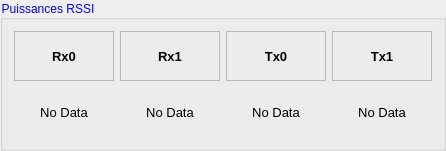
           <widget class="QGroupBox" name="PuissancesRSSI">
            <property name="styleSheet">
             <string notr="true">QGroupBox::title {
    color: blue;
}</string>
            </property>
            <property name="title">
             <string>Puissances RSSI</string>
            </property>
            <layout class="QVBoxLayout" name="verticalLayout_7">
             <item>
              <layout class="QGridLayout" name="gridLayout_19">
               <item row="1" column="1">
                <widget class="QLabel" name="RSSI_Rx1_output">
                 <property name="minimumSize">
                  <size>
                   <width>100</width>
                   <height>50</height>
                  </size>
                 </property>
                 <property name="font">
                  <font>
                   <pointsize>10</pointsize>
                  </font>
                 </property>
                 <property name="text">
                  <string>No Data</string>
                 </property>
                 <property name="alignment">
                  <set>Qt::AlignCenter</set>
                 </property>
                </widget>
               </item>
               <item row="1" column="3">
                <widget class="QLabel" name="RSSI_Tx1_output">
                 <property name="minimumSize">
                  <size>
                   <width>100</width>
                   <height>50</height>
                  </size>
                 </property>
                 <property name="font">
                  <font>
                   <pointsize>10</pointsize>
                  </font>
                 </property>
                 <property name="text">
                  <string>No Data</string>
                 </property>
                 <property name="alignment">
                  <set>Qt::AlignCenter</set>
                 </property>
                </widget>
               </item>
               <item row="1" column="0">
                <widget class="QLabel" name="RSSI_Rx0_output">
                 <property name="minimumSize">
                  <size>
                   <width>100</width>
                   <height>50</height>
                  </size>
                 </property>
                 <property name="font">
                  <font>
                   <pointsize>10</pointsize>
                  </font>
                 </property>
                 <property name="text">
                  <string>No Data</string>
                 </property>
                 <property name="alignment">
                  <set>Qt::AlignCenter</set>
                 </property>
                </widget>
               </item>
               <item row="1" column="2">
                <widget class="QLabel" name="RSSI_Tx0_output">
                 <property name="minimumSize">
                  <size>
                   <width>100</width>
                   <height>50</height>
                  </size>
                 </property>
                 <property name="font">
                  <font>
                   <pointsize>10</pointsize>
                  </font>
                 </property>
                 <property name="text">
                  <string>No Data</string>
                 </property>
                 <property name="alignment">
                  <set>Qt::AlignCenter</set>
                 </property>
                </widget>
               </item>
               <item row="0" column="1">
                <widget class="QLabel" name="label_13">
                 <property name="minimumSize">
                  <size>
                   <width>100</width>
                   <height>50</height>
                  </size>
                 </property>
                 <property name="font">
                  <font>
                   <family>MS Shell Dlg 2</family>
                   <pointsize>10</pointsize>
                   <weight>75</weight>
                   <bold>true</bold>
                  </font>
                 </property>
                 <property name="frameShape">
                  <enum>QFrame::StyledPanel</enum>
                 </property>
                 <property name="frameShadow">
                  <enum>QFrame::Sunken</enum>
                 </property>
                 <property name="text">
                  <string>Rx1</string>
                 </property>
                 <property name="alignment">
                  <set>Qt::AlignCenter</set>
                 </property>
                </widget>
               </item>
               <item row="0" column="2">
                <widget class="QLabel" name="label_15">
                 <property name="minimumSize">
                  <size>
                   <width>100</width>
                   <height>50</height>
                  </size>
                 </property>
                 <property name="font">
                  <font>
                   <family>MS Shell Dlg 2</family>
                   <pointsize>10</pointsize>
                   <weight>75</weight>
                   <bold>true</bold>
                  </font>
                 </property>
                 <property name="frameShape">
                  <enum>QFrame::StyledPanel</enum>
                 </property>
                 <property name="frameShadow">
                  <enum>QFrame::Sunken</enum>
                 </property>
                 <property name="text">
                  <string>Tx0</string>
                 </property>
                 <property name="alignment">
                  <set>Qt::AlignCenter</set>
                 </property>
                </widget>
               </item>
               <item row="0" column="3">
                <widget class="QLabel" name="label_17">
                 <property name="minimumSize">
                  <size>
                   <width>100</width>
                   <height>50</height>
                  </size>
                 </property>
                 <property name="font">
                  <font>
                   <family>MS Shell Dlg 2</family>
                   <pointsize>10</pointsize>
                   <weight>75</weight>
                   <bold>true</bold>
                  </font>
                 </property>
                 <property name="frameShape">
                  <enum>QFrame::StyledPanel</enum>
                 </property>
                 <property name="frameShadow">
                  <enum>QFrame::Sunken</enum>
                 </property>
                 <property name="text">
                  <string>Tx1</string>
                 </property>
                 <property name="alignment">
                  <set>Qt::AlignCenter</set>
                 </property>
                </widget>
               </item>
               <item row="0" column="0">
                <widget class="QLabel" name="label_40">
                 <property name="font">
                  <font>
                   <family>MS Shell Dlg 2</family>
                   <pointsize>10</pointsize>
                   <weight>75</weight>
                   <bold>true</bold>
                  </font>
                 </property>
                 <property name="frameShape">
                  <enum>QFrame::StyledPanel</enum>
                 </property>
                 <property name="text">
                  <string>Rx0</string>
                 </property>
                 <property name="alignment">
                  <set>Qt::AlignCenter</set>
                 </property>
                </widget>
               </item>
              </layout>
             </item>
            </layout>
           </widget>
